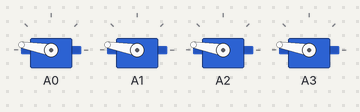
The sketch below on a simulated Arduino Uno, built with avr-gcc and run on an emulated ATmega328P. On the bench: 4 × servo. Random numbers use the default seed unless the sketch sets one.

Above: at 0.1 s.
At 62.2 s:
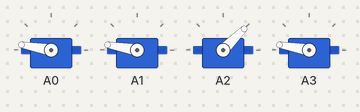
At 80.6 s:
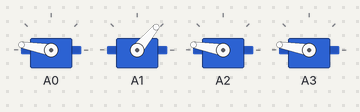
Timing chart, 0 to 106.1 s (numbered marks = the images above):
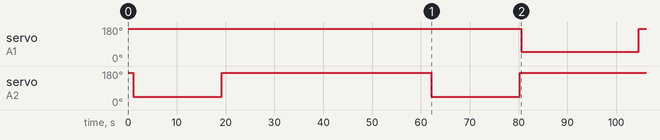

The sketch:

luzmamulengo.ino
```cpp
//MAMULENGO - Holofote


#include <Servo.h>

Servo srv[4];

int aberto[] = {
  170, //
  170, //
  170, //
  170  //


};

int fechado[] = {
  50, //Aok
  50, //ok
  45, //ok
  55  //ok

};

int nextGate;
int currGate;

boolean bootar = true;

void setup()
{
  srv[0].attach(A0);
  srv[1].attach(A1);
  srv[2].attach(A2);
  srv[3].attach(A3);
}


void loop(){
  boot();

  while(nextGate == currGate){
    nextGate = int(random(0,7));
    //se for 0, 1, 2, ou 3 = cor, se for 4, 5, 6 ou 7 = natural
    //para mais ou menos natural, aumentar ou diminuir o "7"
  }

  currGate = nextGate;

  abreTodos();

  if(currGate<5){
    fecha(currGate);
    delay(6*1000*random(3,5));//tempo de cor
  }
  else{
    abreTodos();
    delay(6*1000*random(5,10));//tempo natural
  }


}


void abreTodos(){
  //abre todos os canais
  for(int i=0;i<4;i++){
    srv[i].write(aberto[i]);
  }
  delay(300);
}


void fecha(int i){
  //fecha 1 canal
  srv[i].write(fechado[i]);
  delay(100);
}

void boot(){
  if(bootar){
    abreTodos();
    delay(500);
    bootar = false;
  }
}
```

Measured:
- by itself, servo on A1: 170° → 50° at 80.5 s, → 170° 24.1 s later
- by itself, servo on A2: alternates 170° for 42.9 s and 45° for 18.1 s
